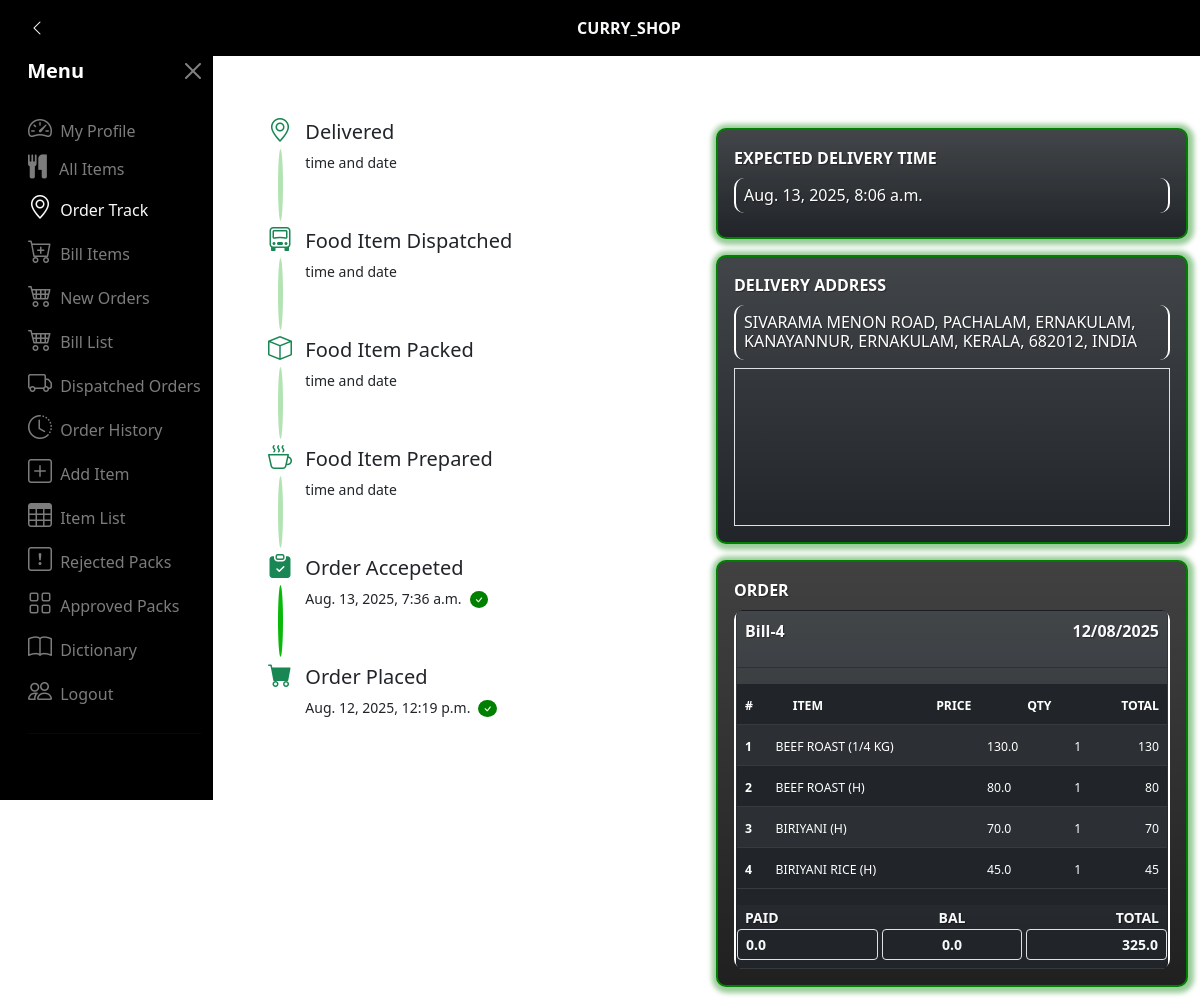
/my_order_track/4 (signed in), run on an earlier commit of the app's database.
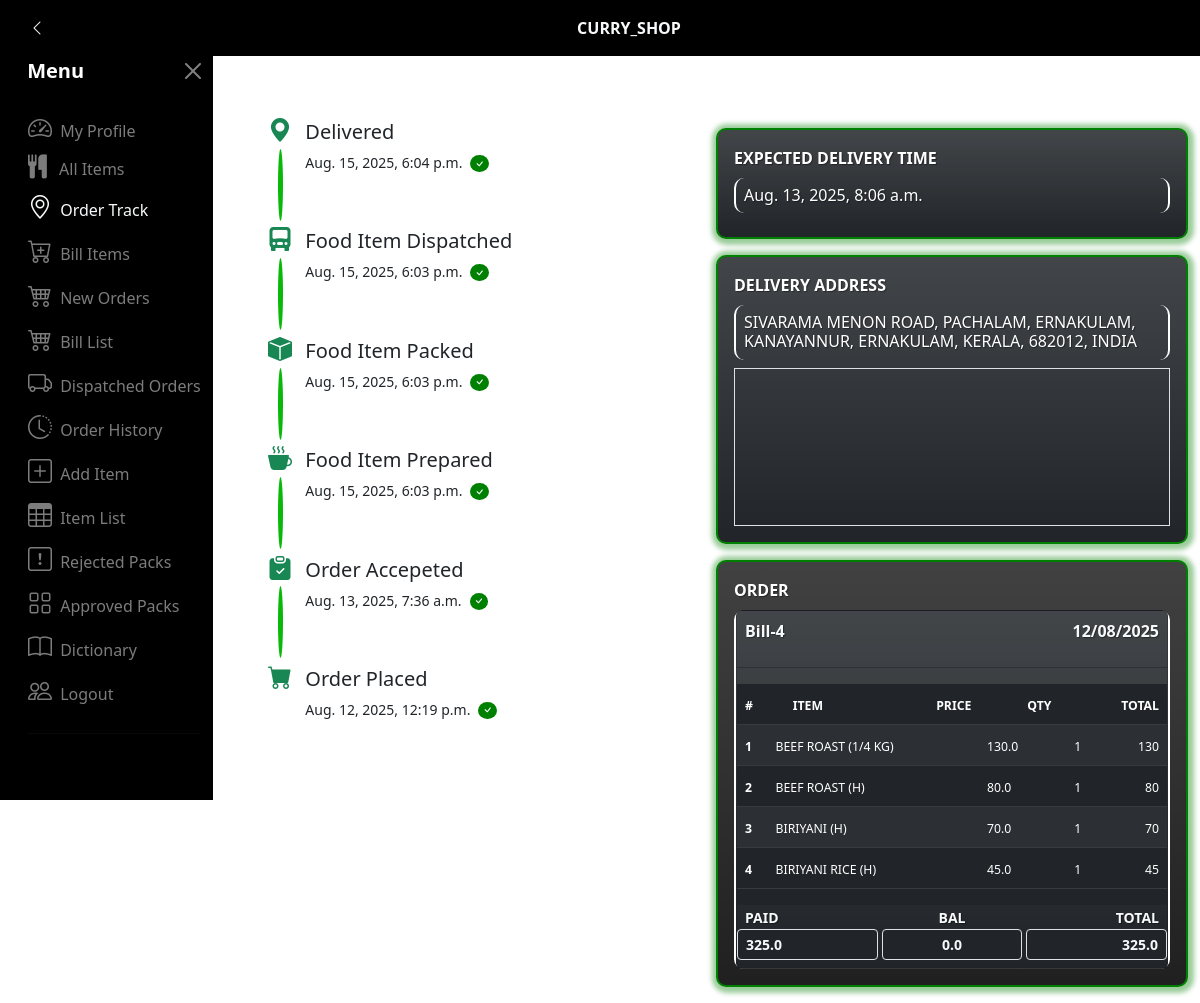
And on a later commit of the database.
### app_dictionary/models.py (models this page shows, shortened)
class BillModel(models.Model):
    user = models.ForeignKey(User,on_delete=models.CASCADE,blank=True,null=True)
    billno = models.CharField(max_length=50,blank=True,null=True,unique=False)
    created_at = models.DateTimeField(auto_now_add=True)
    grand_total = models.FloatField(default=0.00)
    paid = models.FloatField(default=0.00)
    bal = models.FloatField(default=0.00)
    order_status_status_choices = (
        ('ordered','ordered'),
        ('cancelled','cancelled'),
        ('delivered','delivered'),
    )
    order_status = models.CharField(max_length=50,default='ordered',choices=order_status_status_choices)
    ordered_time = models.DateTimeField(blank=True,null=True)
    accept_status_choices = (
        ('accepted','accepted'),
        ('notaccepted','notaccepted'),
        ('rejected','rejected')
    )
    accept_status = models.CharField(max_length=255,default='notaccepted',choices=accept_status_choices)
    reject_reason = models.TextField(blank=True,null=True)
    rejected_user = models.ForeignKey(User,on_delete=models.CASCADE,blank=True,null=True,related_name='rejected_user_details')
    accept_or_reject_time = models.DateTimeField(blank=True,null=True)
    prepared_status_choices = (
        ('prepared','prepared'),
        ('notprepared','notprepared')
    )
    prepared_status = models.CharField(max_length=255,default='notprepared',choices=prepared_status_choices)
    prepared_time = models.DateTimeField(blank=True,null=True)
    packed_status_choices = (
        ('packed','packed'),
        ('notpacked','notpacked')
    )
    packed_status = models.CharField(max_length=255,default='notpacked',choices=packed_status_choices)
    packed_time = models.DateTimeField(blank=True,null=True)
    ready_status_choices = (
        ('ready','ready'),
        ('notready','notready'),
    )
    ready_status = models.CharField(max_length=50,default='notready',choices=ready_status_choices)
    ready_time = models.DateTimeField(blank=True,null=True)
    called_status_choices = (
        ('called','called'),
        ('notcalled','notcalled'),
    )
    called_status = models.CharField(max_length=50,default='notcalled',choices=called_status_choices)
    called_time = models.DateTimeField(blank=True,null=True)
    dispatched_status_choices = (
        ('dispatched','dispatched'),
        ('notdispatched','notdispatched')
    )
    dispatched_status = models.CharField(max_length=255,default='notdispatched',choices=dispatched_status_choices)
    dispatched_time = models.DateTimeField(blank=True,null=True)
    delivered_status_choices = (
        ('delevered','delevered'),
        ('notdelevered','notdelevered'),
    )
    delevered_status = models.CharField(max_length=255,default='notdelevered',choices=delivered_status_choices)
    delevered_time = models.DateTimeField(blank=True,null=True)
    expected_delevery_time = models.DateTimeField(blank=True,null=True)
    current_loc = models.BooleanField(default=False,blank=True,null=True)
    delivery_address = models.TextField(blank=True,null=True)
    delivery_addres_lat = models.FloatField(blank=True,null=True)
    delivery_addres_lon = models.FloatField(blank=True,null=True)
    paid_type_choices = (
        ("fully_paid","fully_paid"),
        ("partially_paid","partially_paid"),
        ("not_paid","not_paid")
    )
    paid_type = models.CharField(max_length=100,default="not_paid",blank=True,null=True,choices=paid_type_choices)

### app_dictionary/views.py (the view)
# urls.py: path('my_order_track/<int:pk>',views.my_order_track,name='my_order_track'),
@login_required
def my_order_track(request,pk):
    user_data = User.objects.get(id=request.user.id)
    bill = BillModel.objects.get(id=pk)
    profile = ProfileModel.objects.get(user=request.user.id)
    itemlist = ItemlistModel.objects.filter(bill=bill)
    return render(request,'curry_shop_my_order_track.html',{'bill':bill,
                                                            'profile':profile,
                                                            'user_data':user_data,
                                                            'itemlist':itemlist})

### app_dictionary/templates/curry_shop_my_order_track.html (shortened to what the changed rows need)
{% extends 'curry_shop_base2.html' %}
{% load crispy_forms_tags %}
{% load custom_filter %}
{% load static %}
{% block body_block %}
<div class="container">
    <div class="row mt-5">
        <div class="col-12 col-sm-12 col-md-6">
            <div class="d-flex flex-column padding_progressbar_collection">
                <div class="row">
                    <div class="position-relative">
                        <div class="position-absolute">
                            <div class="
                            {% if bill.delevered_time %}
                                progress_bar1
                            {% else %}
                                progress_bar
                            {% endif %}"></div>
                        </div>
                    </div>
                    <div class="col-2 col-md-1">
                        <div class="
                        {% if bill.delevered_time %}
                            bi bi-geo-alt-fill
                        {% else %}
                            bi bi-geo-alt
                        {% endif %} text-success progress_icons"></div>
                    </div>
                    <div class="col-10">
                        <div class="d-flex">
                            <small class="text_size4">{% if bill.delevered_time %}{{ bill.delevered_time }}{% else %}time and date{% endif %}</small>
                            {% if bill.delevered_time %}
                                <small><small class="bi bi-check text-light bg_check_round ms-2"></small></small>
                            {% endif %}
                        </div>
                    </div>
                </div>
                <div class="row mt-5">
                    <div class="position-relative">
                        <div class="position-absolute">
                            <div class="
                            {% if bill.dispatched_time %}
                                progress_bar1
                            {% else %}
                                progress_bar
                            {% endif %}
                            "></div>
                        </div>
                    </div>
                    <div class="col-2 col-md-1">
                        <div class="
                        {% if bill.dispatched_time %}
                            bi bi-truck-front-fill
                        {% else %}
                            bi bi-truck-front
                        {% endif %}
                         text-success progress_icons"></div>
                    </div>
                    <div class="col-10">
                        <div class="d-flex">
                            <small class="text_size4">{% if bill.dispatched_time %}{{ bill.dispatched_time }}{% else %}time and date{% endif %}</small>
                            {% if bill.dispatched_time %}
                                <small><small class="bi bi-check text-light bg_check_round ms-2"></small></small>
                            {% endif %}
                        </div>
                    </div>
                </div>
                <div class="row mt-5">
                    <div class="position-relative">
                        <div class="position-absolute">
                            <div class="
                            {% if bill.packed_time %}
                                progress_bar1
                            {% else %}
                                progress_bar
                            {% endif %}
                            "></div>
                        </div>
                    </div>
                    <div class="col-2 col-md-1">
                        <div class="
                        {% if bill.packed_time %}
                            bi bi-box-fill
                        {% else %}
                            bi bi-box
                        {% endif %} text-success progress_icons"></div>
                    </div>
                    <div class="col-10">
                        <div class="d-flex">
                            <small class="text_size4">{% if bill.packed_time %}{{ bill.packed_time }}{% else %}time and date{% endif %}</small>
                            {% if bill.packed_time %}
                            <small><small class="bi bi-check text-light bg_check_round ms-2"></small></small>
                            {% endif %}
                        </div>
                    </div>
                </div>
                <div class="row mt-5">
                    <div class="position-relative">
                        <div class="position-absolute">
                            <div class="
                            {% if bill.prepared_time %}
                                progress_bar1
                            {% else %}
                                progress_bar
                            {% endif %}"></div>
                        </div>
                    </div>
                    <div class="col-2 col-md-1">
                        <div class="
                        {% if bill.prepared_time %}
                            bi bi-cup-hot-fill
                        {% else %}
                            bi bi-cup-hot
                        {% endif %} text-success progress_icons"></div>
                    </div>
                    <div class="col-10">
                        <div class="d-flex">
                            <small class="text_size4">{% if bill.prepared_time %}{{ bill.prepared_time }}{% else %}time and date{% endif %}</small>
                            {% if bill.prepared_time %}
                                <small><small class="bi bi-check text-light bg_check_round ms-2"></small></small>
                            {% endif %}
                        </div>
                    </div>
                </div>
                <div class="row mt-5">
                    <div class="col-10">
                        <div class="d-flex">
                            <small class="text_size4">{% if bill.accept_or_reject_time %}{{ bill.accept_or_reject_time }}{% else %}time and date{% endif %}</small>
                            {% if bill.accept_status == "accepted" %}
                            <small><small class="bi bi-check text-light bg_check_round ms-2"></small></small>
                            {% endif %}
                        </div>
                    </div>
                </div>
                <div class="row mt-5">
                    <div class="col-10">
                        <div class="d-flex">
                            <small class="text_size4">{% if bill.ordered_time %}{{ bill.ordered_time }}{% else %}time and date{% endif %}</small>
                            {% if bill.ordered_time %}
                            <small><small class="bi bi-check text-light bg_check_round ms-2"></small></small>
                            {% endif %}
                        </div>
                    </div>
                </div>
            </div>
        </div>
        <div class="col-12 col-sm-12 col-md-6">
            <div class="thin_border bg-gradient bg-dark">
                <label class="fw-bolder ts" style="text-transform: uppercase;" for="">Expected Delivery Time</label>
                <h6 class="ts mt-2 side_border p-2">{% if bill.expected_delevery_time %} {{ bill.expected_delevery_time }} {% else %} Will let you know the time soon {% endif %}</h6>
            </div>
            <div class="thin_border bg-gradient bg-dark">
                <label class="fw-bolder ts" style="text-transform: uppercase;" for="">Delivery Address</label>
                <h6 class="ts mt-2 side_border p-2">{% if bill %} {{ bill.delivery_address|upper }} {% else %} Please add delivery address {% endif %}</h6>
                {% if bill.current_loc %}
                <div class="border">
                    <iframe src="https://www.google.com/maps?q={{ bill.delivery_addres_lat }},{{ bill.delivery_addres_lon }}&h1=es;z=14&output=embed"
                        frameborder="0"
                        width="100%"
                        height="20%"
                    >
                    </iframe>
                </div>
                {% endif %}
            </div>
            <div class="thin_border bg-gradient">
                <div class="side_border mt-2">
                    <div class="container1_tems billbox">
                        <div class="card b_s bill_box_padding mt-2 bg-dark bg-gradient">
                            <div class="d-flex justify-content-between p-2">
                                <strong class="ts text-light text_size">{{ bill.billno }}</strong>
                                <strong class="ts text-light text_size">{{ bill.created_at|date:'d/m/Y' }}</strong>
                            </div>
                            <table class="table table-dark table-striped table-hover table-overflow mt-0 mb-0">
                                <thead class="bg-dark">
                                    <th class="ps-2 text_size"><small><small>#</small></small></th>
                                    <th class="ps-2 text_size"><small><small>ITEM</small></small></th>
                                    <th class="ps-2 text-end text_size"><small><small>PRICE</small></small></th>
                                    <th class="ps-2 text-end text_size"><small><small>QTY</small></small></th>
                                    <th class="text-end pe-2 text_size"><small><small>TOTAL</small></small></th>
                                </thead>
                            </table>
                                <div class="d-flex total_margin justify-content-between mb-2">
                                    <div class="text-start">
                                        <label for="" class="fw-bolder text-light ts text_size ps-2"><small>PAID</small></label>
                                        <input class="form-control form-control-sm fw-bold text_size text-start bg-dark text-light" type="text" name="" id="" value="{{ bill.paid }}" readonly>
                                    </div>
                                    <div class="text-center ms-1 me-1">
                                        <label for="" class="fw-bolder text-light ts text-end text_size"><small>BAL</small></label>
                                        <input class="form-control form-control-sm text-center fw-bold text_size bg-dark text-light" type="text" name="" id="" value="{{ bill.bal }}" readonly>
                                    </div>
                                    <div class="text-end">
                                        <label for="" class="fw-bolder text-light ts text_size pe-2"><small>TOTAL</small></label>
                                        <input class="form-control form-control-sm fw-bold text_size text-end bg-dark text-light" type="text" name="" id="" value="{{ bill.grand_total }}" readonly>
                                    </div>
                                </div>
                            </div>
                        </div>
                </div>
            </div>
        </div>
    </div>
</div>
{% endblock %}

What changed in the data, as far as the page shows it:
changed BillModel "Bill-4": delevered_time (not shown) → "Aug. 15, 2025, 6:04 p.m."; dispatched_time (not shown) → "Aug. 15, 2025, 6:03 p.m."; packed_time (not shown) → "Aug. 15, 2025, 6:03 p.m."; prepared_time (not shown) → "Aug. 15, 2025, 6:03 p.m."; paid "0.0" → "325.0"
Also different on the page:
text no longer shown: "time and date time and date time and date time and date"
